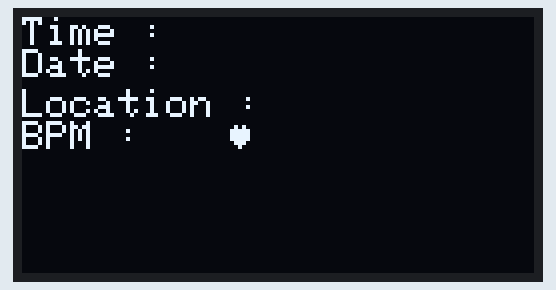
This sketch was run on a simulated ESP8266 (NodeMCU). Shown: 128×64 one-colour display. WiFi joins after 1.5 s; servers stay silent unless stated; uploads are accepted with an empty reply; what the sketch prints to the serial monitor is not drawn.

Above: at 1.9 s.

The sketch:

b.ino
```cpp
#include <Adafruit_GFX.h>
#include <Adafruit_SSD1306.h>
#include <ESP8266HTTPClient.h>
#include <ESP8266WiFi.h>
#include <PulseSensorPlayground.h>
#include <SPI.h>
#include <Wire.h>

const String ssid = "Vimal";
const String password = "9821088672";
const String url = "http://192.168.1.135:8000/api/post_data/1";
const float text_size = 0.95;

Adafruit_SSD1306 display(-1);

void setup() {
  Serial.begin(115200);
  display.begin(SSD1306_SWITCHCAPVCC, 0x3C);
  display.setTextSize(text_size);
  display.setTextColor(WHITE);
  display.clearDisplay();

  WiFi.begin(ssid, password);

  while(WiFi.status() != WL_CONNECTED) {
    Serial.print(".");
    delay(500);
  }

  Serial.println("");
  String wifiStatus = "Connected to: " + ssid;
  Serial.println(wifiStatus);
  Serial.print("User IP address: ");
  Serial.println(WiFi.localIP());
}

void loop() {
  httpClient();
  delay(1500);
}

void set_display(String cur_time, String cur_date, String locate, String bpm) {
  display.setCursor(0*text_size, 0*text_size);
  display.println("Time : " + cur_time);
  display.display();

  display.setCursor(0*text_size, 9*text_size);
  display.println("Date : " + cur_date);
  display.display();

  display.setCursor(0*text_size, 19*text_size);
  display.println("Location : " + locate);
  display.display();

  display.setCursor(0*text_size, 28*text_size);
  display.println("BPM : " + bpm);
  display.display();

  display.setCursor(55*text_size,28*text_size);
  display.write(3);
  display.display();
  display.clearDisplay();
}

void httpClient() {
  int httpCode;
  String payload = "";

  if(WiFi.status() == WL_CONNECTED){
    HTTPClient http;
    http.begin(url);
    http.addHeader("Content-Type", "text/plain");

    String str_post = "";
    int httpCode = http.POST(str_post);

    if (httpCode == HTTP_CODE_OK || httpCode > 0) {
      payload = http.getString();

      Serial.println(payload);

      char spike = payload[0];
      String cur_date = payload.substring(1, 9);
      String cur_time = payload.substring(9, 17);
      String bpm = payload.substring(17, 19);
      String locate = payload.substring(19);
      set_display(cur_time, cur_date, locate, bpm);
    }else {
      Serial.printf("HTTP error: %s\n", http.errorToString(httpCode).c_str());
    }

    http.end();
  }else {
    Serial.println("Error in WiFi connection");
  }
}
```

Measured:
- what the display in image 0 shows lasts 1.7 s, from 1.9 s to 3.6 s
